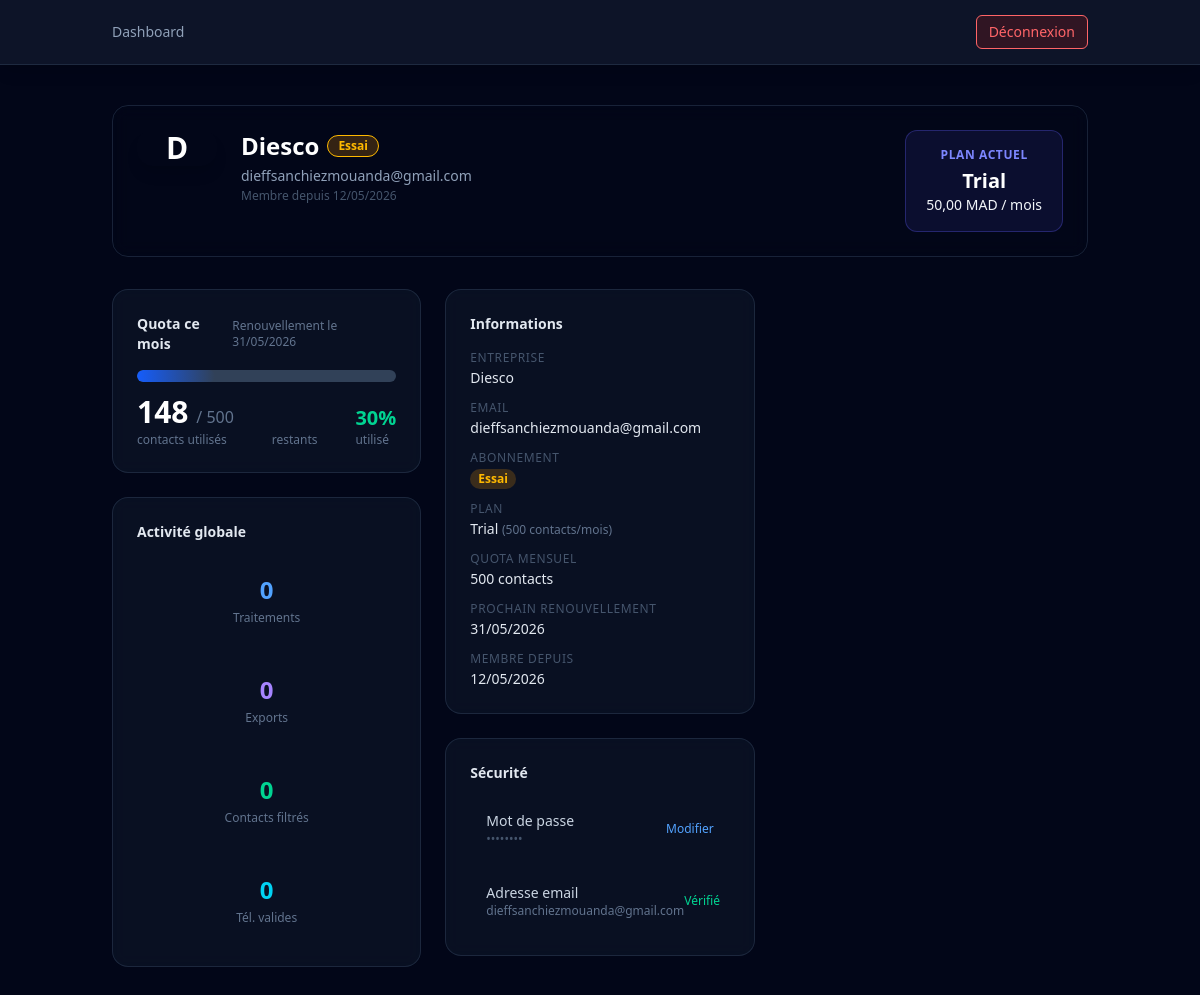
The page /accounts/profile/ (signed in) on the database its author committed.
### apps/companies/models.py (models this page shows, shortened)
class Company(models.Model):
    SUBSCRIPTION_CHOICES = [
        ('trial', 'Essai'),
        ('active', 'Actif'),
        ('expired', 'Expiré'),
        ('suspended', 'Suspendu'),
    ]
    name = models.CharField('Nom', max_length=255)
    user = models.OneToOneField(
        settings.AUTH_USER_MODEL,
        on_delete=models.CASCADE,
        related_name='company'
    )
    subscription_status = models.CharField(
        'Statut abonnement',
        max_length=20,
        choices=SUBSCRIPTION_CHOICES,
        default='trial'
    )
    current_plan = models.ForeignKey(
        'billing.Plan',
        on_delete=models.SET_NULL,
        null=True,
        blank=True,
        related_name='companies'
    )
    monthly_quota = models.IntegerField('Quota mensuel', default=500)
    contacts_used_this_month = models.IntegerField('Contacts utilisés ce mois', default=0)
    quota_reset_at = models.DateField('Prochain renouvellement', null=True, blank=True)
    created_at = models.DateTimeField(auto_now_add=True)
    logo = models.ImageField('Logo', upload_to='company_logos/', null=True, blank=True)
    class Meta:
        verbose_name = 'Entreprise'
        verbose_name_plural = 'Entreprises'

### apps/accounts/models.py (models this page shows, shortened)
class User(AbstractUser):
    username = None
    email = models.EmailField('email', unique=True)
    is_company = models.BooleanField('Entreprise', default=False)
    is_admin = models.BooleanField('Admin plateforme', default=False)
    USERNAME_FIELD = 'email'
    REQUIRED_FIELDS = []
    objects = UserManager()
    class Meta:
        verbose_name = 'Utilisateur'
        verbose_name_plural = 'Utilisateurs'

### apps/billing/models.py (models this page shows, shortened)
class Plan(models.Model):
    name = models.CharField('Nom', max_length=100)
    price = models.DecimalField('Prix mensuel (MAD)', max_digits=10, decimal_places=2, default=0)
    monthly_quota = models.IntegerField('Quota mensuel (contacts)', default=500)
    features = models.JSONField('Fonctionnalités', default=list, blank=True)
    stripe_price_id = models.CharField('Stripe Price ID', max_length=255, blank=True)
    is_active = models.BooleanField('Actif', default=True)
    class Meta:
        verbose_name = 'Plan'
        verbose_name_plural = 'Plans'

### apps/accounts/views.py (the view)
# urls.py: path('profile/', profile_view, name='profile'),
@login_required
def profile_view(request):
    user = request.user
    company = Company.objects.select_related('current_plan').filter(user=user).first()
    if not company:
        messages.warning(request, 'Aucune entreprise associée à votre compte. Veuillez contacter le support.')
        return redirect('accounts:login')
    uploads_qs = company.uploads.all()
    processings_qs = company.processings.all()
    total_uploads = uploads_qs.count()
    total_exports = processings_qs.count()
    total_contacts_processed = sum(
        p.rows_after_filter for p in processings_qs.only('rows_after_filter')
    )
    total_valid_phones = sum(
        p.rows_valid_phones for p in processings_qs.only('rows_valid_phones')
    )
    quota_percent = min(100, (company.contacts_used_this_month / company.monthly_quota * 100)
                        if company.monthly_quota else 0)
    context = {
        'user': user,
        'company': company,
        'total_uploads': total_uploads,
        'total_exports': total_exports,
        'total_contacts_processed': total_contacts_processed,
        'total_valid_phones': total_valid_phones,
        'quota_percent': quota_percent,
    }
    return render(request, 'accounts/profile.html', context)

### apps/accounts/templates/accounts/profile.html (shortened to what this page needs)
{% extends "base.html" %}
{% load static %}
{% load lucide %}
{% block nav %}
<nav class="border-b border-slate-700/50 bg-slate-900/90 backdrop-blur-xl sticky top-0 z-40 shadow-lg">
    <div class="max-w-5xl mx-auto px-4 sm:px-6">
        <div class="flex h-16 items-center justify-between">
            <a href="{% url 'dashboard:company_dashboard' %}"
               class="flex items-center gap-2 text-sm text-slate-400 hover:text-white transition-colors">
                {% lucide "arrow-left" class="w-4 h-4" %} Dashboard
            </a>
            <form method="post" action="{% url 'accounts:logout' %}">
                <button type="submit"
                        class="inline-flex items-center gap-1.5 rounded-md border border-red-900/60
                               bg-red-900/30 px-3 py-1.5 text-sm text-red-400
                               hover:bg-red-900/50 transition-colors">
                    {% lucide "log-out" class="w-3.5 h-3.5" %} Déconnexion
                </button>
            </form>
        </div>
    </div>
</nav>
{% endblock %}
{% block content %}
<div class="max-w-5xl mx-auto px-4 sm:px-6 py-10">
    <div class="mb-8 flex flex-col gap-6 rounded-2xl border border-slate-700/50
                bg-linear-to-br from-slate-800/80 to-slate-900/80 p-6 backdrop-blur-sm
                sm:flex-row sm:items-center">
        <div class="shrink-0">
            {% if company.logo %}
            <img src="{{ company.logo.url }}" alt="{{ company.name }}"
                 class="h-20 w-20 rounded-full object-cover shadow-lg">
            {% else %}
            <div class="flex h-20 w-20 items-center justify-center rounded-2xl
                        bg-linear-to-br from-indigo-500 to-violet-600 shadow-lg
                        text-3xl font-bold text-white">
                {{ company.name|slice:":1"|upper }}
            </div>
            {% endif %}
        </div>
        <div class="min-w-0 flex-1">
            <div class="flex flex-wrap items-center gap-2">
                <h1 class="text-2xl font-bold text-white">{{ company.name }}</h1>
                <span class="inline-flex items-center rounded-full px-2.5 py-0.5 text-xs font-semibold
                    {% if company.subscription_status == 'active' %}bg-emerald-500/20 text-emerald-400 border border-emerald-500/30
                    {% elif company.subscription_status == 'trial' %}bg-amber-500/20 text-amber-400 border border-amber-500/30
                    {% elif company.subscription_status == 'expired' %}bg-red-500/20 text-red-400 border border-red-500/30
                    {% else %}bg-slate-700 text-slate-400 border border-slate-600{% endif %}">
                    {{ company.get_subscription_status_display }}
                </span>
            </div>
            <p class="mt-1 text-sm text-slate-400">{{ user.email }}</p>
            <p class="mt-0.5 text-xs text-slate-600">
                Membre depuis {{ company.created_at|date:"d/m/Y" }}
            </p>
        </div>
        {% if company.current_plan %}
        <div class="shrink-0 rounded-xl border border-indigo-500/30 bg-indigo-500/10 px-5 py-4 text-center">
            <p class="text-xs font-semibold uppercase tracking-wider text-indigo-400">Plan actuel</p>
            <p class="mt-1 text-xl font-bold text-white">{{ company.current_plan.name }}</p>
            <p class="text-sm text-indigo-300">{{ company.current_plan.price }} MAD / mois</p>
        </div>
        {% else %}
        <div class="shrink-0 rounded-xl border border-slate-700 bg-slate-800/50 px-5 py-4 text-center">
            <p class="text-xs font-semibold uppercase tracking-wider text-slate-500">Plan actuel</p>
            <p class="mt-1 text-base font-semibold text-slate-400">Aucun plan</p>
        </div>
        {% endif %}
    </div>
    <div class="grid gap-6 lg:grid-cols-3">
        <div class="flex flex-col gap-6 lg:col-span-2">
            <div class="rounded-2xl border border-slate-700/50 bg-slate-800/30 backdrop-blur-sm p-6">
                <div class="mb-4 flex items-center justify-between">
                    <h2 class="text-sm font-semibold text-slate-200">Quota ce mois</h2>
                    {% if company.quota_reset_at %}
                    <span class="flex items-center gap-1 text-xs text-slate-500">
                        Renouvellement le {{ company.quota_reset_at|date:"d/m/Y" }}
                    </span>
                    {% endif %}
                </div>
                <div class="mb-3 h-3 overflow-hidden rounded-full bg-slate-700">
                    <div class="h-full rounded-full transition-all duration-700
                        {% if quota_percent >= 90 %}bg-linear-to-r from-red-600 to-red-400
                        {% elif quota_percent >= 70 %}bg-linear-to-r from-amber-500 to-amber-400
                        {% else %}bg-linear-to-r from-blue-600 to-cyan-400{% endif %}"
                         style="width: {{ quota_percent|floatformat:0 }}%"></div>
                </div>
                <div class="flex items-end justify-between">
                    <div>
                        <p class="text-3xl font-bold
                            {% if quota_percent >= 90 %}text-red-400
                            {% elif quota_percent >= 70 %}text-amber-400
                            {% else %}text-white{% endif %}">
                            {{ company.contacts_used_this_month }}
                            <span class="text-base font-normal text-slate-500">
                                / {{ company.monthly_quota }}
                            </span>
                        </p>
                        <p class="mt-0.5 text-xs text-slate-500">contacts utilisés</p>
                    </div>
                    <div class="text-right">
                        <p class="text-xs text-slate-500">restants</p>
                    </div>
                    <div class="text-right">
                        <p class="text-xl font-bold
                            {% if quota_percent >= 90 %}text-red-400
                            {% elif quota_percent >= 70 %}text-amber-400
                            {% else %}text-emerald-400{% endif %}">
                            {{ quota_percent|floatformat:0 }}%
                        </p>
                        <p class="text-xs text-slate-500">utilisé</p>
                    </div>
                </div>
            </div>
            <div class="rounded-2xl border border-slate-700/50 bg-slate-800/30 backdrop-blur-sm p-6">
                <h2 class="mb-4 text-sm font-semibold text-slate-200">Activité globale</h2>
                <div class="grid grid-cols-2 gap-4 sm:grid-cols-4">
                    <div class="rounded-xl bg-slate-800/60 p-4 text-center">
                        <p class="text-2xl font-bold text-blue-400">{{ total_uploads }}</p>
                        <p class="mt-1 text-xs text-slate-500">Traitements</p>
                    </div>
                    <div class="rounded-xl bg-slate-800/60 p-4 text-center">
                        <p class="text-2xl font-bold text-violet-400">{{ total_exports }}</p>
                        <p class="mt-1 text-xs text-slate-500">Exports</p>
                    </div>
                    <div class="rounded-xl bg-slate-800/60 p-4 text-center">
                        <p class="text-2xl font-bold text-emerald-400">{{ total_contacts_processed }}</p>
                        <p class="mt-1 text-xs text-slate-500">Contacts filtrés</p>
                    </div>
                    <div class="rounded-xl bg-slate-800/60 p-4 text-center">
                        <p class="text-2xl font-bold text-cyan-400">{{ total_valid_phones }}</p>
                        <p class="mt-1 text-xs text-slate-500">Tél. valides</p>
                    </div>
                </div>
            </div>
        </div>
        <div class="flex flex-col gap-6">
            <div class="rounded-2xl border border-slate-700/50 bg-slate-800/30 backdrop-blur-sm p-6">
                <h2 class="mb-4 text-sm font-semibold text-slate-200">Informations</h2>
                <dl class="space-y-3 text-sm">
                    <div>
                        <dt class="text-xs font-medium uppercase tracking-wider text-slate-600">Entreprise</dt>
                        <dd class="mt-0.5 font-medium text-slate-200">{{ company.name }}</dd>
                    </div>
                    <div>
                        <dt class="text-xs font-medium uppercase tracking-wider text-slate-600">Email</dt>
                        <dd class="mt-0.5 truncate text-slate-200">{{ user.email }}</dd>
                    </div>
                    <div>
                        <dt class="text-xs font-medium uppercase tracking-wider text-slate-600">Abonnement</dt>
                        <dd class="mt-0.5">
                            <span class="inline-flex items-center rounded-full px-2 py-0.5 text-xs font-semibold
                                {% if company.subscription_status == 'active' %}bg-emerald-500/20 text-emerald-400
                                {% elif company.subscription_status == 'trial' %}bg-amber-500/20 text-amber-400
                                {% elif company.subscription_status == 'expired' %}bg-red-500/20 text-red-400
                                {% else %}bg-slate-700 text-slate-400{% endif %}">
                                {{ company.get_subscription_status_display }}
                            </span>
                        </dd>
                    </div>
                    <div>
                        <dt class="text-xs font-medium uppercase tracking-wider text-slate-600">Plan</dt>
                        <dd class="mt-0.5 text-slate-200">
                            {{ company.current_plan.name|default:"—" }}
                            {% if company.current_plan %}
                            <span class="text-xs text-slate-500">({{ company.current_plan.monthly_quota }} contacts/mois)</span>
                            {% endif %}
                        </dd>
                    </div>
                    <div>
                        <dt class="text-xs font-medium uppercase tracking-wider text-slate-600">Quota mensuel</dt>
                        <dd class="mt-0.5 text-slate-200">{{ company.monthly_quota }} contacts</dd>
                    </div>
                    {% if company.quota_reset_at %}
                    <div>
                        <dt class="text-xs font-medium uppercase tracking-wider text-slate-600">Prochain renouvellement</dt>
                        <dd class="mt-0.5 text-slate-200">{{ company.quota_reset_at|date:"d/m/Y" }}</dd>
                    </div>
                    {% endif %}
                    <div>
                        <dt class="text-xs font-medium uppercase tracking-wider text-slate-600">Membre depuis</dt>
                        <dd class="mt-0.5 text-slate-200">{{ company.created_at|date:"d/m/Y" }}</dd>
                    </div>
                </dl>
            </div>
            <div class="rounded-2xl border border-slate-700/50 bg-slate-800/30 backdrop-blur-sm p-6">
                <h2 class="mb-4 text-sm font-semibold text-slate-200">Sécurité</h2>
                <div class="space-y-3">
                    <div class="flex items-center justify-between rounded-xl bg-slate-800/60 px-4 py-3">
                        <div>
                            <p class="text-sm font-medium text-slate-300">Mot de passe</p>
                            <p class="text-xs text-slate-600">••••••••</p>
                        </div>
                        <a href="{% url 'accounts:password_change' %}"
                           class="text-xs font-medium text-blue-400 hover:text-blue-300 transition-colors">
                            Modifier
                        </a>
                    </div>
                    <div class="flex items-center justify-between rounded-xl bg-slate-800/60 px-4 py-3">
                        <div>
                            <p class="text-sm font-medium text-slate-300">Adresse email</p>
                            <p class="text-xs text-slate-500 truncate max-w-[140px]">{{ user.email }}</p>
                        </div>
                        <span class="inline-flex items-center gap-1 text-xs text-emerald-400">
                            {% lucide "check" class="w-3 h-3" %} Vérifié
                        </span>
                    </div>
                </div>
            </div>
        </div>
    </div>
</div>
{% endblock %}

### rows shown on the page
Company: name "D", name "Diesco", subscription_status "Essai", created_at "12/05/2026", current_plan.name "Trial", current_plan.price "50,00", quota_reset_at "31/05/2026", contacts_used_this_month "148", monthly_quota "500", current_plan.monthly_quota "500"
User: email "dieffsanchiezmouanda@gmail.com"

### other values the page prints
{{ quota_percent|floatformat:0 }} "30"
{{ total_uploads }} "0"
{{ total_exports }} "0"
{{ total_contacts_processed }} "0"
{{ total_valid_phones }} "0"
